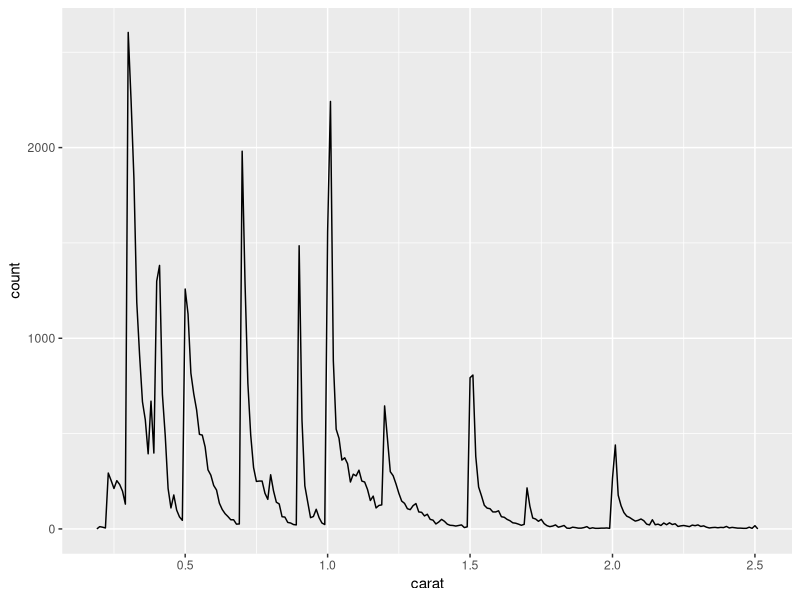

The R script that drew this image:
## ---- chunk 1
#| label: setup
#| include: false

library(tidyverse)

smaller <- diamonds |> 
  filter(carat <= 2.5)
## ---- chunk 2
#| label: plot-smaller-diamonds
#| echo: false

smaller |> 
  ggplot(aes(x = carat)) + 
  geom_freqpoly(binwidth = 0.01)
